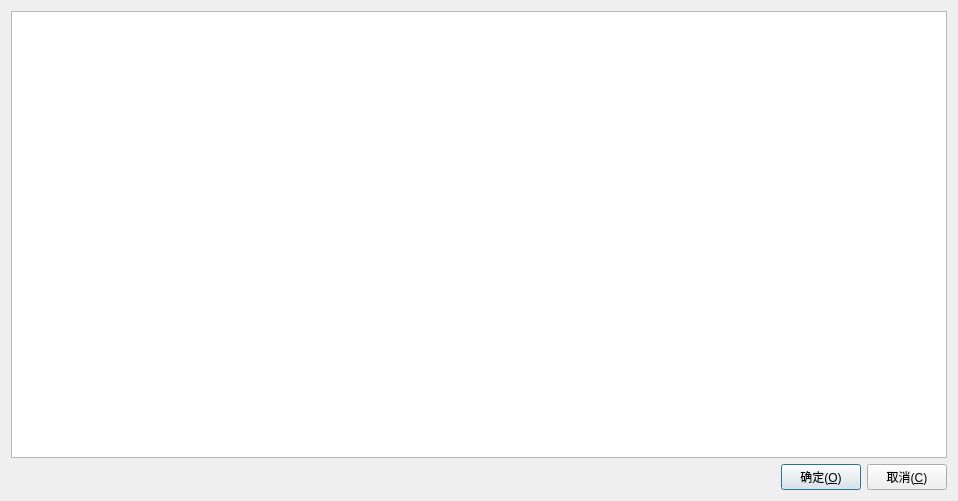
<?xml version="1.0" encoding="UTF-8"?>
<ui version="4.0">
 <class>dlg_new_gseout</class>
 <widget class="QDialog" name="dlg_new_gseout">
  <property name="geometry">
   <rect>
    <x>0</x>
    <y>0</y>
    <width>958</width>
    <height>501</height>
   </rect>
  </property>
  <property name="windowTitle">
   <string>GOOSE输出选择</string>
  </property>
  <layout class="QGridLayout" name="gridLayout">
   <item row="0" column="0">
    <layout class="QVBoxLayout" name="verticalLayout">
     <item>
      <widget class="QTableWidget" name="tableWidget">
       <property name="editTriggers">
        <set>QAbstractItemView::NoEditTriggers</set>
       </property>
      </widget>
     </item>
     <item>
      <layout class="QHBoxLayout" name="horizontalLayout">
       <item>
        <spacer name="horizontalSpacer">
         <property name="orientation">
          <enum>Qt::Horizontal</enum>
         </property>
         <property name="sizeHint" stdset="0">
          <size>
           <width>40</width>
           <height>20</height>
          </size>
         </property>
        </spacer>
       </item>
       <item>
        <widget class="QPushButton" name="pushButton_ok">
         <property name="text">
          <string>确定(&amp;O)</string>
         </property>
         <property name="icon">
          <iconset resource="sim_iec61850.qrc">
           <normaloff>:/sim_iec61850/Resources/20070402165925169.gif</normaloff>:/sim_iec61850/Resources/20070402165925169.gif</iconset>
         </property>
        </widget>
       </item>
       <item>
        <widget class="QPushButton" name="pushButton_cancel">
         <property name="text">
          <string>取消(&amp;C)</string>
         </property>
         <property name="icon">
          <iconset resource="sim_iec61850.qrc">
           <normaloff>:/sim_iec61850/Resources/del.gif</normaloff>:/sim_iec61850/Resources/del.gif</iconset>
         </property>
        </widget>
       </item>
      </layout>
     </item>
    </layout>
   </item>
  </layout>
 </widget>
 <layoutdefault spacing="6" margin="11"/>
 <resources>
  <include location="sim_iec61850.qrc"/>
 </resources>
 <connections/>
</ui>
